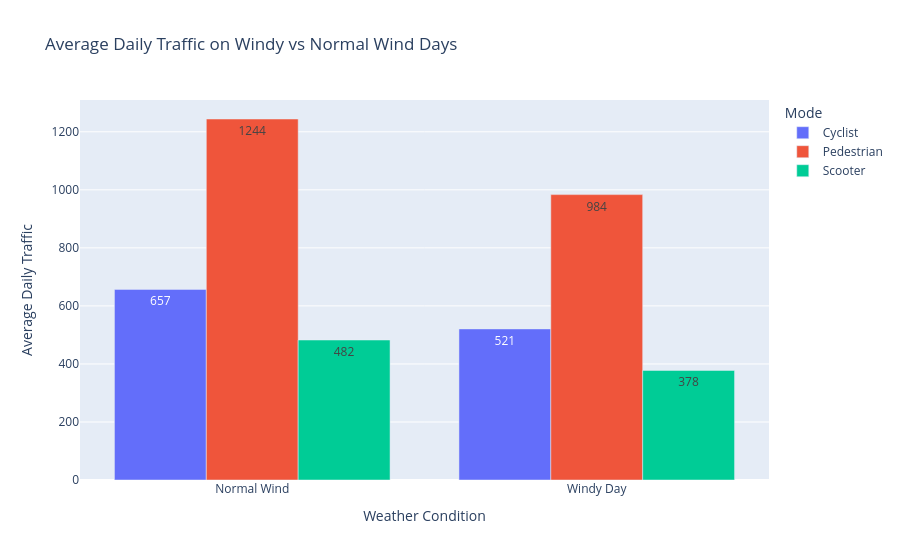

The code cell stored with this chart in its notebook:
### Code cell
fig = px.bar(
    wind_effect,
    x="Windy_Day",
    y="Count",
    color="Mode",
    barmode="group",
    text_auto=".0f",
    title="Average Daily Traffic on Windy vs Normal Wind Days"
)

fig.update_layout(
    xaxis_title="Weather Condition",
    yaxis_title="Average Daily Traffic"
)

fig.show()

### Figure 1 — Plotly figure (JSON) as saved in the notebook; plotly's stock layout.template omitted (floating-point values rounded to 4 significant figures)
{"data": [{"alignmentgroup": "True", "hovertemplate": "Mode=Cyclist<br>Windy_Day=%{x}<br>Count=%{y}<extra></extra>", "legendgroup": "Cyclist", "marker": {"color": "#636efa", "pattern": {"shape": ""}}, "name": "Cyclist", "offsetgroup": "Cyclist", "orientation": "v", "showlegend": true, "textposition": "auto", "texttemplate": "%{y:.0f}", "type": "bar", "x": ["Normal Wind", "Windy Day"], "xaxis": "x", "y": [656.9, 520.7], "yaxis": "y"}, {"alignmentgroup": "True", "hovertemplate": "Mode=Pedestrian<br>Windy_Day=%{x}<br>Count=%{y}<extra></extra>", "legendgroup": "Pedestrian", "marker": {"color": "#EF553B", "pattern": {"shape": ""}}, "name": "Pedestrian", "offsetgroup": "Pedestrian", "orientation": "v", "showlegend": true, "textposition": "auto", "texttemplate": "%{y:.0f}", "type": "bar", "x": ["Normal Wind", "Windy Day"], "xaxis": "x", "y": [1244.0, 983.5], "yaxis": "y"}, {"alignmentgroup": "True", "hovertemplate": "Mode=Scooter<br>Windy_Day=%{x}<br>Count=%{y}<extra></extra>", "legendgroup": "Scooter", "marker": {"color": "#00cc96", "pattern": {"shape": ""}}, "name": "Scooter", "offsetgroup": "Scooter", "orientation": "v", "showlegend": true, "textposition": "auto", "texttemplate": "%{y:.0f}", "type": "bar", "x": ["Normal Wind", "Windy Day"], "xaxis": "x", "y": [482.5, 377.7], "yaxis": "y"}], "layout": {"barmode": "group", "legend": {"title": {"text": "Mode"}, "tracegroupgap": 0}, "title": {"text": "Average Daily Traffic on Windy vs Normal Wind Days"}, "xaxis": {"anchor": "y", "domain": [0, 1], "title": {"text": "Weather Condition"}}, "yaxis": {"anchor": "x", "domain": [0, 1], "title": {"text": "Average Daily Traffic"}}}}
